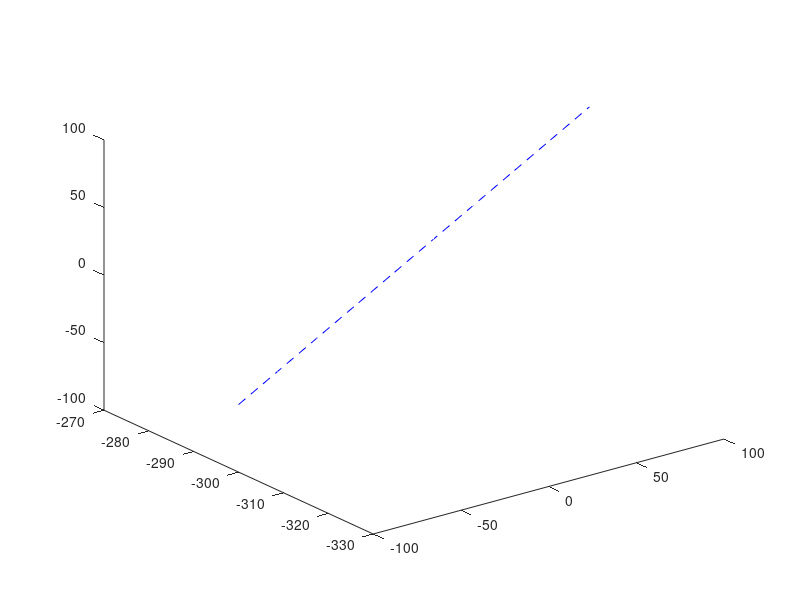

This figure's MATLAB source:
% Generate line path
function [x, y, z] = generate_line
    x = linspace(-100,100,10);
    y = linspace(-300,-300,10);
    z = linspace(-50,100,10);
    plot3(x,y,z,'--blue')
end